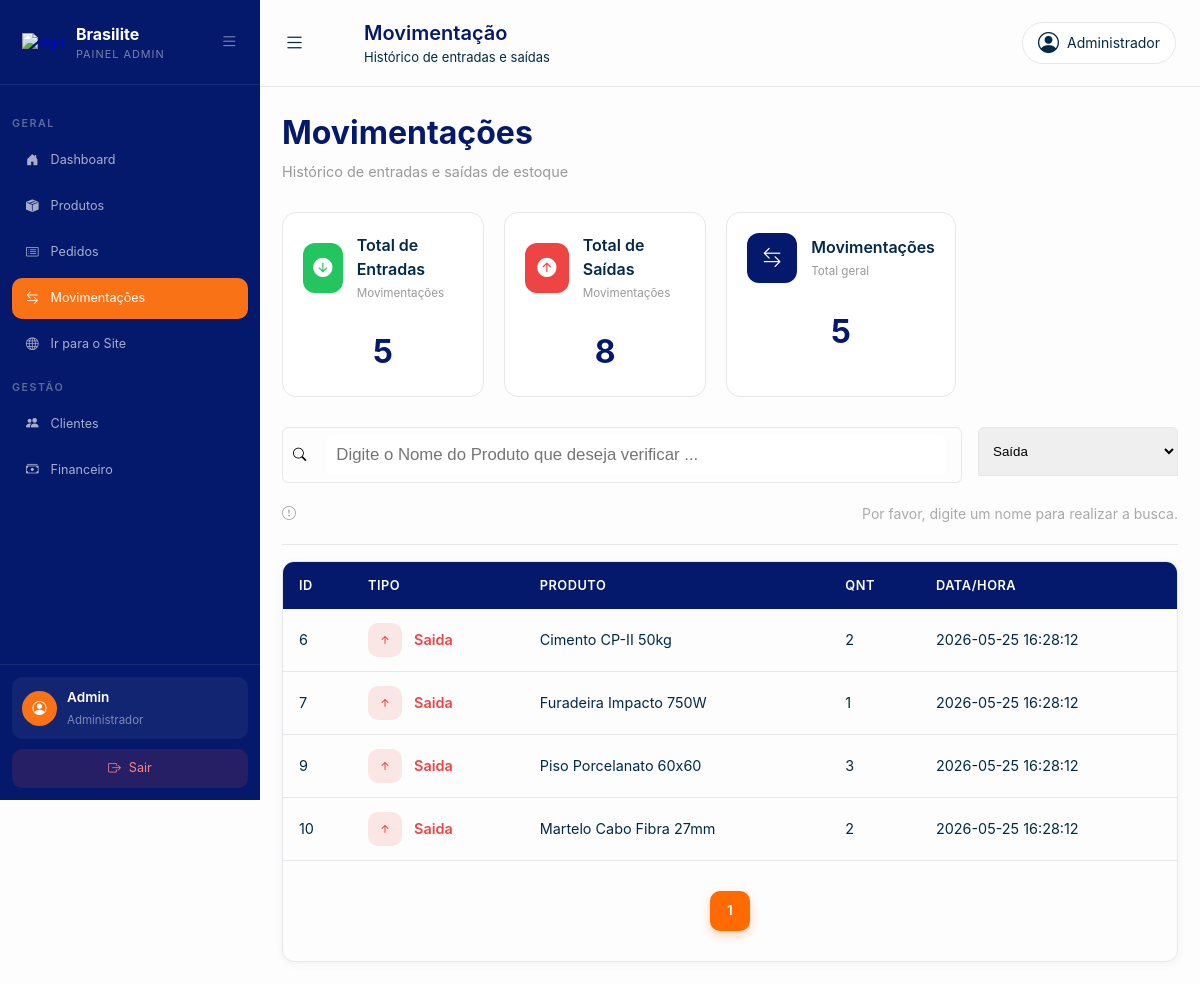
/Dashboard/movimentacao.php?tipo=saida, run on an earlier commit of the app's database.
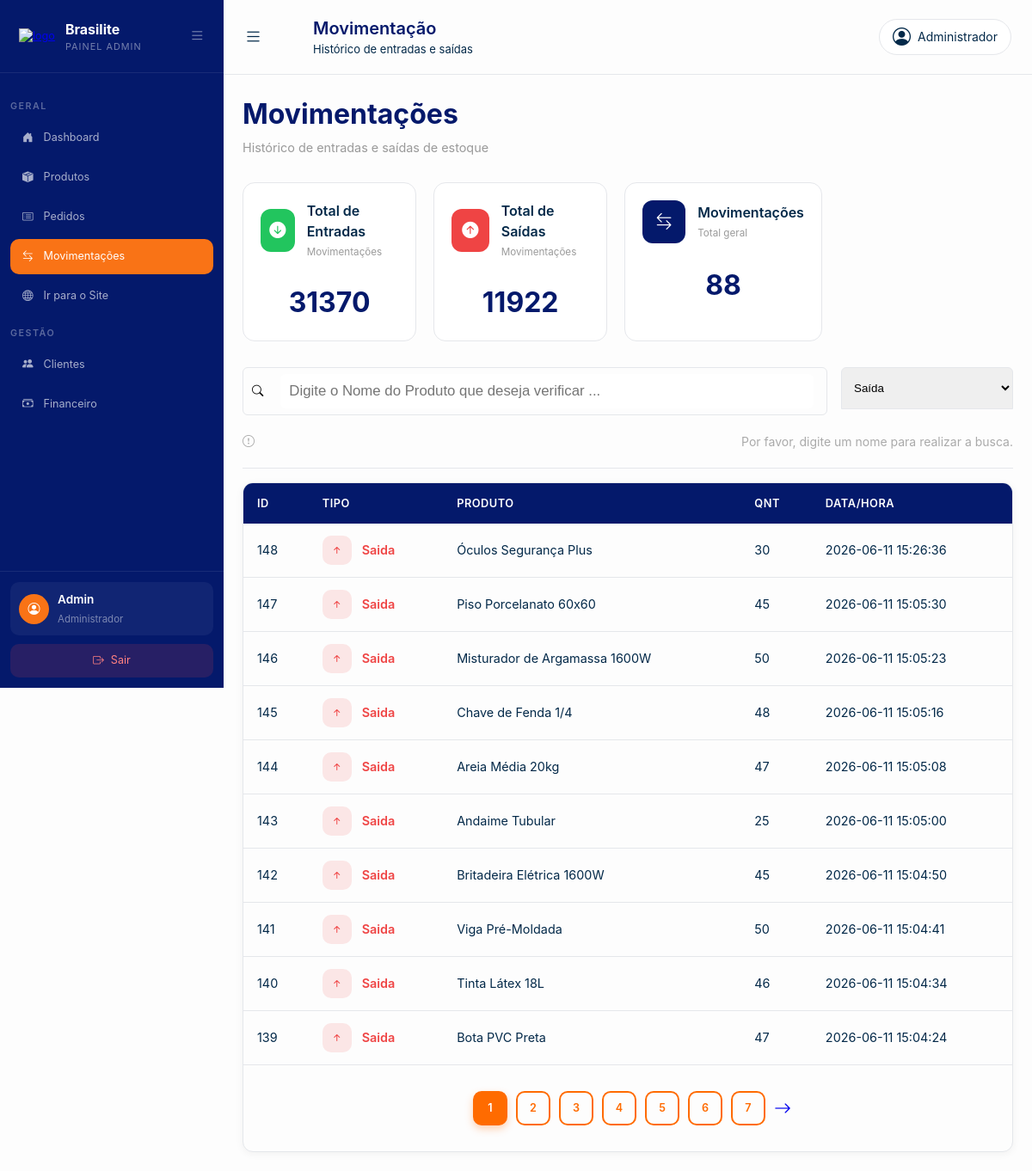
And on a later commit of the database.
### tables this page shows
CREATE TABLE `movimentacao` (
  `id_movimentacao` int(11) NOT NULL,
  `idUsuario` int(11) NOT NULL,
  `idPagamento` int(11) DEFAULT NULL,
  `idEstoque` int(11) NOT NULL,
  `tipo_movimentacao` enum('entrada','saida') NOT NULL,
  `quantidade` int(11) NOT NULL,
  `data_movimentacao` datetime NOT NULL DEFAULT current_timestamp(),
  `status_movimentacao` enum('concluido','pendente') NOT NULL DEFAULT 'concluido'
);

CREATE TABLE `produto` (
  `id_produto` int(11) NOT NULL,
  `idCategoria` int(11) NOT NULL,
  `sku` varchar(50) NOT NULL,
  `nome_produto` varchar(150) NOT NULL,
  `marca` varchar(50) DEFAULT NULL,
  `unidade_medida` varchar(10) NOT NULL DEFAULT 'UN',
  `preco_unitario` decimal(10,2) NOT NULL,
  `custo_produto` decimal(10,2) NOT NULL DEFAULT 0.00,
  `desconto` decimal(10,2) NOT NULL DEFAULT 0.00,
  `frete` decimal(10,2) NOT NULL DEFAULT 0.00,
  `status_produto` enum('ativo','inativo') NOT NULL DEFAULT 'ativo',
  `descricao_produto` varchar(500) DEFAULT NULL
);

### Dashboard/movimentacao.php (the view, shortened to what the changed rows need)
<?php
require_once '../Crud/crud.php';
$id_filtrado = isset($_GET['id_filtrado']) ? (int)$_GET['id_filtrado'] : null;
$stmt = $pdo->query("SELECT SUM(quantidade) as total FROM movimentacao WHERE tipo_movimentacao = 'entrada'");
$entradas = $stmt->fetch(PDO::FETCH_ASSOC)['total'] ?? 0;
$stmt = $pdo->query("SELECT SUM(quantidade) as total FROM movimentacao WHERE tipo_movimentacao = 'saida'");
$saidas = $stmt->fetch(PDO::FETCH_ASSOC)['total'] ?? 0;
$stmt = $pdo->query("SELECT COUNT(*) as total FROM movimentacao");
$total_mov = $stmt->fetch(PDO::FETCH_ASSOC)['total'] ?? 0;
$tipo     = $_GET['tipo'] ?? '';
$pesquisa = isset($_POST['pesquisa']) ? trim($_POST['pesquisa']) : ($_GET['pesquisa'] ?? '');
$limite      = 10;
$paginaAtual = isset($_GET['pagina']) ? max(1, (int)$_GET['pagina']) : 1;
$offset      = ($paginaAtual - 1) * $limite;
$sqlCount = "SELECT COUNT(*)
             FROM movimentacao m
             JOIN estoque e ON e.id_estoque = m.idEstoque
             JOIN produto p ON p.id_produto = e.idProduto
             WHERE 1=1";
if (!empty($tipo)) {
    $sqlCount .= " AND m.tipo_movimentacao = '$tipo'";
}
$totalRegistros = $pdo->query($sqlCount)->fetchColumn();
$totalPaginas   = ceil($totalRegistros / $limite);
$sql = "SELECT
            m.id_movimentacao,
            p.nome_produto,
            p.id_produto,
            m.quantidade,
            m.tipo_movimentacao,
            m.data_movimentacao
        FROM movimentacao m
        JOIN estoque e ON e.id_estoque = m.idEstoque
        JOIN produto p ON p.id_produto = e.idProduto
        WHERE 1=1";
if (!empty($tipo)) {
    $sql .= " AND m.tipo_movimentacao = '$tipo'";
}
$sql .= " ORDER BY m.data_movimentacao DESC LIMIT $limite OFFSET $offset";
$movimentacoes = $pdo->query($sql)->fetchAll(PDO::FETCH_ASSOC);
?>
<!DOCTYPE html>
<html lang="pt-br">
<head>
    <link rel="stylesheet" href="css/global.css">
    <link rel="stylesheet" href="css/sidebar.css">
    <link rel="stylesheet" href="css/movimentacao.css">
    <link rel="stylesheet" href="https://cdn.jsdelivr.net/npm/bootstrap-icons@1.11.3/font/bootstrap-icons.min.css">
</head>
<body>
    <?php
    require_once("../partials/sidebar.php");
    ?>
    <div class="content">
        <header class="topbar">
            <div class="topbar-left">
                <div class="header-left">
                    <h1>Movimentação</h1>
                </div>
            </div>
        </header>
        <main>
            <div class="container-pagina">
                <div class="tabela-header">
                    <div>
                        <h1>Movimentações</h1>
                    </div>
                </div>
                <div class="kpi-grid">
                    <div class="kpi-card">
                        <div class="kpi-header">
                            <div class="kpi-left">
                            </div>
                        </div>
                        <div class="kpi-valor"><?= $entradas ?></div>
                    </div>
                    <div class="kpi-card">
                        <div class="kpi-header">
                            <div class="kpi-left">
                            </div>
                        </div>
                        <div class="kpi-valor"><?= $saidas ?></div>
                    </div>
                    <div class="kpi-card">
                        <div class="kpi-header">
                            <div class="kpi-left">
                            </div>
                        </div>
                        <div class="kpi-valor"><?= $total_mov ?></div>
                    </div>
                </div>
                <div class="container-tabela-produto">
                    <div class="tabela-wrapper">
                        <div class="tabela">
                            <table>
                                <thead>
                                    <tr>
                                        <th>ID</th>
                                        <th>Tipo</th>
                                        <th>Produto</th>
                                        <th>Qnt</th>
                                        <th>Data/Hora</th>
                                    </tr>
                                </thead>
                                <tbody>
                                    <?php
                                    if (count($movimentacoes) > 0) {
                                        foreach ($movimentacoes as $mov) {
                                            $classe = ($mov['tipo_movimentacao'] === 'entrada') ? 'tp-entrada' : 'tp-saida';
                                            $icone = ($mov['tipo_movimentacao'] === 'entrada') ? 'bi-arrow-down-short' : 'bi-arrow-up-short';
                                            echo '
                                            <tr>
                                                <td>' . $mov['id_movimentacao'] . '</td>
                                                <td class="tipo ' . $classe . '">
                                                    <i class="bi ' . $icone . '"></i>
                                                    <p>' . ucfirst($mov['tipo_movimentacao']) . '</p>
                                                </td>
                                                <td>' . htmlspecialchars($mov['nome_produto']) . '</td>
                                                <td>' . $mov['quantidade'] . '</td>
                                                <td class="data">' . $mov['data_movimentacao'] . '</td>
                                            </tr>';
                                        }
                                    }
                                    ?>
                                </tbody>
                            </table>
                            <div class="paginacao">
                                <div class="box-num">
                                    <?php for ($i = 1; $i <= $totalPaginas; $i++): ?>
                                        <a href="?pagina=<?= $i ?>&tipo=<?= urlencode($tipo) ?>&pesquisa=<?= urlencode($pesquisa) ?><?= $id_filtrado ? '&id_filtrado=' . $id_filtrado : '' ?>" class="<?= $i == $paginaAtual ? 'ativo' : ''; ?>">
                                            <?= $i; ?>
                                        </a>
                                    <?php endfor; ?>
                                </div>
                                <div class="seta">
                                    <?php if ($paginaAtual < $totalPaginas): ?>
                                        <a class="seta" href="?pagina=<?= $paginaAtual + 1 ?>&tipo=<?= urlencode($tipo) ?>&pesquisa=<?= urlencode($pesquisa) ?><?= $id_filtrado ? '&id_filtrado=' . $id_filtrado : '' ?>">
                                            <i class="bi bi-arrow-right"></i>
                                        </a>
                                    <?php endif; ?>
                                </div>
                            </div>
                        </div>
                    </div>
                </div>
            </div>
        </main>
    </div>
</body>
</html>

What changed in the data, as far as the page shows it:
no longer on this page (row unchanged): movimentacao: id_movimentacao "6", tipo_movimentacao "Saida", produto.nome_produto "Cimento CP-II 50kg", quantidade "2", data_movimentacao "2026-05-25 16:28:12"
no longer on this page (row unchanged): movimentacao: id_movimentacao "7", tipo_movimentacao "Saida", produto.nome_produto "Furadeira Impacto 750W", quantidade "1", data_movimentacao "2026-05-25 16:28:12"
no longer on this page (row unchanged): movimentacao: id_movimentacao "9", tipo_movimentacao "Saida", produto.nome_produto "Piso Porcelanato 60x60", quantidade "3", data_movimentacao "2026-05-25 16:28:12"
no longer on this page (row unchanged): movimentacao: id_movimentacao "10", tipo_movimentacao "Saida", produto.nome_produto "Martelo Cabo Fibra 27mm", quantidade "2", data_movimentacao "2026-05-25 16:28:12"
added movimentacao: id_movimentacao "148", tipo_movimentacao "Saida", produto.nome_produto "Óculos Segurança Plus", quantidade "30", data_movimentacao "2026-06-11 15:26:36"
added movimentacao: id_movimentacao "147", tipo_movimentacao "Saida", produto.nome_produto "Piso Porcelanato 60x60", quantidade "45", data_movimentacao "2026-06-11 15:05:30"
added movimentacao: id_movimentacao "146", tipo_movimentacao "Saida", produto.nome_produto "Misturador de Argamassa 1600W", quantidade "50", data_movimentacao "2026-06-11 15:05:23"
added movimentacao: id_movimentacao "145", tipo_movimentacao "Saida", produto.nome_produto "Chave de Fenda 1/4", quantidade "48", data_movimentacao "2026-06-11 15:05:16"
added movimentacao: id_movimentacao "144", tipo_movimentacao "Saida", produto.nome_produto "Areia Média 20kg", quantidade "47", data_movimentacao "2026-06-11 15:05:08"
added movimentacao: id_movimentacao "143", tipo_movimentacao "Saida", produto.nome_produto "Andaime Tubular", quantidade "25", data_movimentacao "2026-06-11 15:05:00"
added movimentacao: id_movimentacao "142", tipo_movimentacao "Saida", produto.nome_produto "Britadeira Elétrica 1600W", quantidade "45", data_movimentacao "2026-06-11 15:04:50"
added movimentacao: id_movimentacao "141", tipo_movimentacao "Saida", produto.nome_produto "Viga Pré-Moldada", quantidade "50", data_movimentacao "2026-06-11 15:04:41"
added movimentacao: id_movimentacao "140", tipo_movimentacao "Saida", produto.nome_produto "Tinta Látex 18L", quantidade "46", data_movimentacao "2026-06-11 15:04:34"
added movimentacao: id_movimentacao "139", tipo_movimentacao "Saida", produto.nome_produto "Bota PVC Preta", quantidade "47", data_movimentacao "2026-06-11 15:04:24"
Also different on the page:
$entradas: "5" → "31370"
$saidas: "8" → "11922"
$total_mov: "5" → "88"
new list line: "2"
new list line: "3"
new list line: "4"
new list line: "5"
new list line: "6"
new list line: "7"
